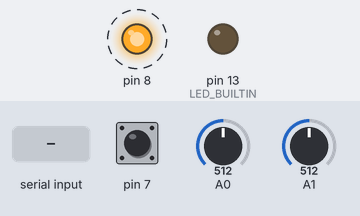
The sketch below on a simulated Arduino Uno, built with avr-gcc and run on an emulated ATmega328P. Parts: output pins drawn as LEDs (lit = HIGH). Dashed ring = blinking. Inputs (shaded band) come from the test bench; at power-on: A0 = 512, A1 = 512, pin 7 HIGH. What the sketch prints to the serial monitor is not drawn.

Above: at 1.01 s.
1.3 s: A0 set to 104
4.3 s: A0 set to 90
7.3 s: A1 set to 110
10.3 s: A1 set to 94
13.3 s: "90,45\n" received over Serial
At 13.3 s:
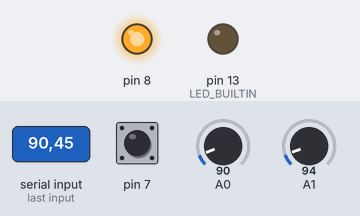
At 16.2 s:
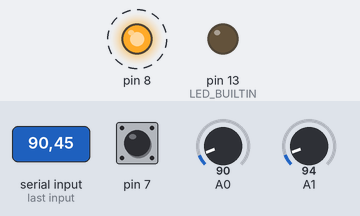
16.3 s: "200\n" received over Serial
Timing chart, 0 to 20.3 s (numbered marks = the images above; inputs shaded):
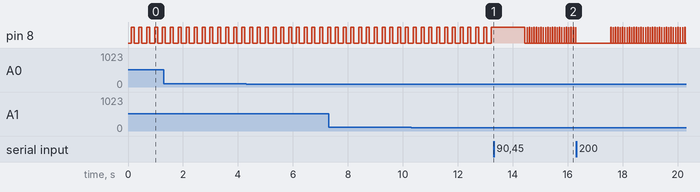

Measured:
- after the input at 13.3 s, pin 8: alternates HIGH for 0.01 s and LOW for 0.08 s, starting after 1.1 s
- by itself, pin 8: alternates HIGH for 0.11 s and LOW for 0.18 s

The sketch:

TurSensor.ino
```cpp
//Turbidity Sensor Version 3.3
int a, b;
int i = 0;
int Lz = 10;
int Dz = 10;
bool Lo = false;
String Data = "";
void setup()
{
  Serial.begin(38400);
  Serial.println("<'rate':'0.01','data':[{'x':'time'},{'x':'water'},{'x':'control','loop':'20'},{'x':'turbidity','var':'absorb'},{'x':'turbidity','var':'diffuse'}]>\n");
  pinMode(LED_BUILTIN, OUTPUT);
  pinMode(8, OUTPUT);
  pinMode(7, INPUT_PULLUP);
}

void loop()
{
  i++;
  if (i >= Lz) {
    if (Lo) {
      Lo = false;
      digitalWrite(8, LOW);
      Serial.println(Data);
      Data = "";
    }
    else {
      Lo = true;
      digitalWrite(8, HIGH);
    }
    i = 0;
  }
  delay(Dz);
  a = analogRead(A0);
  b = analogRead(A1);
  Data += String(millis()) + '\t' + (digitalRead(7) ? "0" : "1") + '\t' + (Lo ? "1" : "0") + '\t' + String(a) + '\t' + String(b) + '\t';


  // put your main code here, to run repeatedly:
  if (Serial.available() > 0)
  {
    Dz = Serial.parseInt();
  }
}
```
